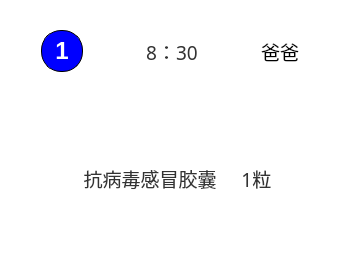
<?xml version="1.0" encoding="UTF-8"?>
<ui version="4.0">
 <class>plan_card</class>
 <widget class="QWidget" name="plan_card">
  <property name="geometry">
   <rect>
    <x>0</x>
    <y>0</y>
    <width>350</width>
    <height>270</height>
   </rect>
  </property>
  <property name="minimumSize">
   <size>
    <width>350</width>
    <height>270</height>
   </size>
  </property>
  <property name="windowTitle">
   <string>Form</string>
  </property>
  <property name="styleSheet">
   <string notr="true">#plan_card{
	border-radius: 8px;
	background-color: rgb(255, 255, 255);
}</string>
  </property>
  <layout class="QVBoxLayout" name="verticalLayout" stretch="1,2">
   <item>
    <widget class="QWidget" name="widget" native="true">
     <property name="minimumSize">
      <size>
       <width>0</width>
       <height>0</height>
      </size>
     </property>
     <layout class="QHBoxLayout" name="horizontalLayout" stretch="3,6,0">
      <property name="spacing">
       <number>0</number>
      </property>
      <property name="leftMargin">
       <number>30</number>
      </property>
      <property name="topMargin">
       <number>15</number>
      </property>
      <property name="rightMargin">
       <number>40</number>
      </property>
      <property name="bottomMargin">
       <number>15</number>
      </property>
      <item>
       <widget class="QLabel" name="no">
        <property name="font">
         <font>
          <pointsize>18</pointsize>
          <italic>false</italic>
          <bold>true</bold>
         </font>
        </property>
        <property name="autoFillBackground">
         <bool>false</bool>
        </property>
        <property name="styleSheet">
         <string notr="true">min-width:     40px;     
min-height:    40px;     
max-width:     40px;    
max-height:    40px;    
border-radius: 20px;      
border:1px solid black;  
background: blue;
color: white</string>
        </property>
        <property name="text">
         <string>1</string>
        </property>
        <property name="alignment">
         <set>Qt::AlignCenter</set>
        </property>
       </widget>
      </item>
      <item>
       <widget class="QLabel" name="time">
        <property name="font">
         <font>
          <family>微软雅黑</family>
          <pointsize>14</pointsize>
         </font>
        </property>
        <property name="styleSheet">
         <string notr="true">QLabel {
    color: #333333; /* 深灰色文字，确保可读性 */
    background: transparent; /* 透明背景，不继承父控件背景色 */
}</string>
        </property>
        <property name="midLineWidth">
         <number>0</number>
        </property>
        <property name="text">
         <string>8：30</string>
        </property>
        <property name="alignment">
         <set>Qt::AlignCenter</set>
        </property>
       </widget>
      </item>
      <item>
       <widget class="QLabel" name="person_name">
        <property name="font">
         <font>
          <family>微软雅黑</family>
          <pointsize>14</pointsize>
         </font>
        </property>
        <property name="text">
         <string>爸爸</string>
        </property>
        <property name="alignment">
         <set>Qt::AlignCenter</set>
        </property>
       </widget>
      </item>
     </layout>
    </widget>
   </item>
   <item>
    <widget class="QWidget" name="widget_2" native="true">
     <layout class="QHBoxLayout" name="horizontalLayout_2" stretch="4">
      <property name="spacing">
       <number>0</number>
      </property>
      <property name="leftMargin">
       <number>5</number>
      </property>
      <property name="topMargin">
       <number>0</number>
      </property>
      <property name="rightMargin">
       <number>0</number>
      </property>
      <property name="bottomMargin">
       <number>0</number>
      </property>
      <item>
       <widget class="QLabel" name="medicine">
        <property name="font">
         <font>
          <family>微软雅黑</family>
          <pointsize>14</pointsize>
         </font>
        </property>
        <property name="styleSheet">
         <string notr="true">QLabel {
    color: #333333; /* 深灰色文字，确保可读性 */
    background: transparent; /* 透明背景，不继承父控件背景色 */
}</string>
        </property>
        <property name="text">
         <string>抗病毒感冒胶囊     1粒</string>
        </property>
        <property name="alignment">
         <set>Qt::AlignCenter</set>
        </property>
        <property name="indent">
         <number>20</number>
        </property>
       </widget>
      </item>
     </layout>
    </widget>
   </item>
  </layout>
 </widget>
 <resources/>
 <connections/>
</ui>
